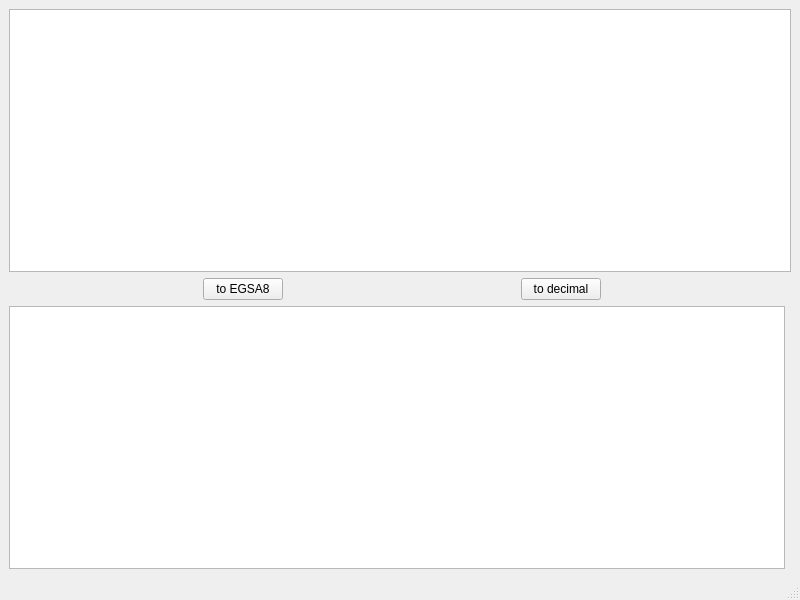
<?xml version="1.0" encoding="UTF-8"?>
<ui version="4.0">
 <class>MainWindow</class>
 <widget class="QMainWindow" name="MainWindow">
  <property name="geometry">
   <rect>
    <x>0</x>
    <y>0</y>
    <width>800</width>
    <height>600</height>
   </rect>
  </property>
  <property name="windowTitle">
   <string>MainWindow</string>
  </property>
  <widget class="QWidget" name="centralwidget">
   <layout class="QGridLayout" name="gridLayout">
    <item row="0" column="0" colspan="6">
     <widget class="QPlainTextEdit" name="input_text"/>
    </item>
    <item row="1" column="0">
     <spacer name="horizontal_spacer_3">
      <property name="orientation">
       <enum>Qt::Horizontal</enum>
      </property>
      <property name="sizeHint" stdset="0">
       <size>
        <width>188</width>
        <height>20</height>
       </size>
      </property>
     </spacer>
    </item>
    <item row="1" column="4">
     <spacer name="horizontal_spacer_1">
      <property name="orientation">
       <enum>Qt::Horizontal</enum>
      </property>
      <property name="sizeHint" stdset="0">
       <size>
        <width>85</width>
        <height>20</height>
       </size>
      </property>
     </spacer>
    </item>
    <item row="1" column="3">
     <widget class="QPushButton" name="to_decimal">
      <property name="text">
       <string>to decimal</string>
      </property>
     </widget>
    </item>
    <item row="1" column="2">
     <spacer name="horizontal_spacer_2">
      <property name="orientation">
       <enum>Qt::Horizontal</enum>
      </property>
      <property name="sizeHint" stdset="0">
       <size>
        <width>226</width>
        <height>20</height>
       </size>
      </property>
     </spacer>
    </item>
    <item row="1" column="1">
     <widget class="QPushButton" name="to_EGSA87">
      <property name="text">
       <string>to EGSA8</string>
      </property>
     </widget>
    </item>
    <item row="2" column="0" colspan="5">
     <widget class="QPlainTextEdit" name="output_text"/>
    </item>
   </layout>
  </widget>
  <widget class="QMenuBar" name="menubar">
   <property name="geometry">
    <rect>
     <x>0</x>
     <y>0</y>
     <width>800</width>
     <height>22</height>
    </rect>
   </property>
  </widget>
  <widget class="QStatusBar" name="statusbar"/>
 </widget>
 <resources/>
 <connections/>
</ui>
